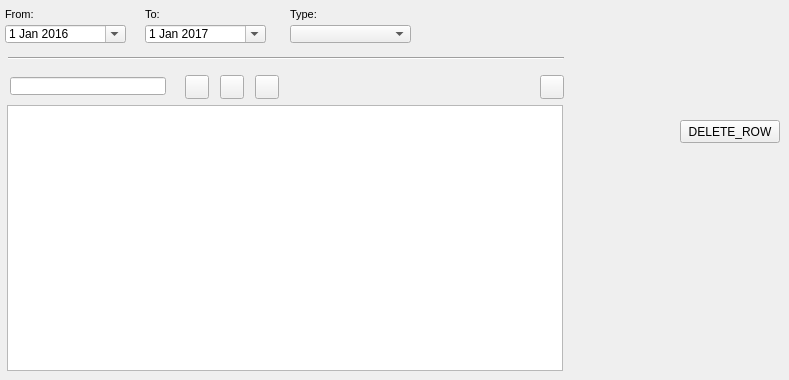
    <widget class="QWidget" name="page_document">
     <attribute name="title">
      <string>Document</string>
     </attribute>
     <widget class="QPushButton" name="delete_row_doc">
      <property name="geometry">
       <rect>
        <x>680</x>
        <y>120</y>
        <width>100</width>
        <height>23</height>
       </rect>
      </property>
      <property name="text">
       <string>DELETE_ROW</string>
      </property>
     </widget>
     <widget class="Line" name="line_6">
      <property name="geometry">
       <rect>
        <x>8</x>
        <y>50</y>
        <width>556</width>
        <height>16</height>
       </rect>
      </property>
      <property name="orientation">
       <enum>Qt::Horizontal</enum>
      </property>
     </widget>
     <widget class="QTableView" name="tbl_document">
      <property name="geometry">
       <rect>
        <x>7</x>
        <y>105</y>
        <width>556</width>
        <height>266</height>
       </rect>
      </property>
      <property name="sortingEnabled">
       <bool>true</bool>
      </property>
     </widget>
     <widget class="QDateEdit" name="date_document_from">
      <property name="geometry">
       <rect>
        <x>5</x>
        <y>25</y>
        <width>121</width>
        <height>18</height>
       </rect>
      </property>
      <property name="date">
       <date>
        <year>2016</year>
        <month>1</month>
        <day>1</day>
       </date>
      </property>
      <property name="calendarPopup">
       <bool>true</bool>
      </property>
     </widget>
     <widget class="QLabel" name="label_doc_from">
      <property name="geometry">
       <rect>
        <x>5</x>
        <y>3</y>
        <width>90</width>
        <height>22</height>
       </rect>
      </property>
      <property name="font">
       <font>
        <pointsize>8</pointsize>
       </font>
      </property>
      <property name="frameShape">
       <enum>QFrame::NoFrame</enum>
      </property>
      <property name="frameShadow">
       <enum>QFrame::Plain</enum>
      </property>
      <property name="text">
       <string>From:</string>
      </property>
      <property name="textFormat">
       <enum>Qt::AutoText</enum>
      </property>
      <property name="scaledContents">
       <bool>false</bool>
      </property>
      <property name="alignment">
       <set>Qt::AlignLeading|Qt::AlignLeft|Qt::AlignVCenter</set>
      </property>
      <property name="margin">
       <number>3</number>
      </property>
     </widget>
     <widget class="QLabel" name="label_doc_to">
      <property name="geometry">
       <rect>
        <x>145</x>
        <y>3</y>
        <width>31</width>
        <height>22</height>
       </rect>
      </property>
      <property name="font">
       <font>
        <pointsize>8</pointsize>
       </font>
      </property>
      <property name="frameShape">
       <enum>QFrame::NoFrame</enum>
      </property>
      <property name="frameShadow">
       <enum>QFrame::Raised</enum>
      </property>
      <property name="text">
       <string>To:</string>
      </property>
      <property name="textFormat">
       <enum>Qt::AutoText</enum>
      </property>
      <property name="scaledContents">
       <bool>false</bool>
      </property>
      <property name="margin">
       <number>3</number>
      </property>
     </widget>
     <widget class="QComboBox" name="doc_type">
      <property name="geometry">
       <rect>
        <x>290</x>
        <y>25</y>
        <width>121</width>
        <height>18</height>
       </rect>
      </property>
     </widget>
     <widget class="QDateEdit" name="date_document_to">
      <property name="geometry">
       <rect>
        <x>145</x>
        <y>25</y>
        <width>121</width>
        <height>18</height>
       </rect>
      </property>
      <property name="date">
       <date>
        <year>2017</year>
        <month>1</month>
        <day>1</day>
       </date>
      </property>
      <property name="calendarPopup">
       <bool>true</bool>
      </property>
     </widget>
     <widget class="QLabel" name="label_doc_type">
      <property name="geometry">
       <rect>
        <x>290</x>
        <y>3</y>
        <width>61</width>
        <height>22</height>
       </rect>
      </property>
      <property name="font">
       <font>
        <pointsize>8</pointsize>
       </font>
      </property>
      <property name="layoutDirection">
       <enum>Qt::LeftToRight</enum>
      </property>
      <property name="frameShape">
       <enum>QFrame::NoFrame</enum>
      </property>
      <property name="frameShadow">
       <enum>QFrame::Raised</enum>
      </property>
      <property name="text">
       <string>Type:</string>
      </property>
      <property name="textFormat">
       <enum>Qt::AutoText</enum>
      </property>
      <property name="scaledContents">
       <bool>false</bool>
      </property>
      <property name="margin">
       <number>3</number>
      </property>
     </widget>
     <widget class="QPushButton" name="btn_doc_insert">
      <property name="geometry">
       <rect>
        <x>185</x>
        <y>75</y>
        <width>24</width>
        <height>24</height>
       </rect>
      </property>
      <property name="text">
       <string/>
      </property>
      <property name="icon">
       <iconset>
        <normaloff>../icons/111b.png</normaloff>../icons/111b.png</iconset>
      </property>
      <property name="iconSize">
       <size>
        <width>22</width>
        <height>22</height>
       </size>
      </property>
     </widget>
     <widget class="QLineEdit" name="doc_id">
      <property name="geometry">
       <rect>
        <x>10</x>
        <y>77</y>
        <width>156</width>
        <height>18</height>
       </rect>
      </property>
     </widget>
     <widget class="QPushButton" name="btn_doc_new">
      <property name="geometry">
       <rect>
        <x>255</x>
        <y>75</y>
        <width>24</width>
        <height>24</height>
       </rect>
      </property>
      <property name="text">
       <string/>
      </property>
      <property name="icon">
       <iconset>
        <normaloff>../icons/131b.png</normaloff>../icons/131b.png</iconset>
      </property>
      <property name="iconSize">
       <size>
        <width>22</width>
        <height>22</height>
       </size>
      </property>
     </widget>
     <widget class="QPushButton" name="btn_open_doc">
      <property name="geometry">
       <rect>
        <x>540</x>
        <y>75</y>
        <width>24</width>
        <height>24</height>
       </rect>
      </property>
      <property name="text">
       <string/>
      </property>
      <property name="icon">
       <iconset>
        <normaloff>../icons/170b.png</normaloff>../icons/170b.png</iconset>
      </property>
      <property name="iconSize">
       <size>
        <width>22</width>
        <height>22</height>
       </size>
      </property>
     </widget>
     <widget class="QPushButton" name="btn_doc_delete">
      <property name="geometry">
       <rect>
        <x>220</x>
        <y>75</y>
        <width>24</width>
        <height>24</height>
       </rect>
      </property>
      <property name="text">
       <string/>
      </property>
      <property name="icon">
       <iconset>
        <normaloff>../icons/112b.png</normaloff>../icons/112b.png</iconset>
      </property>
      <property name="iconSize">
       <size>
        <width>22</width>
        <height>22</height>
       </size>
      </property>
     </widget>
    </widget>
